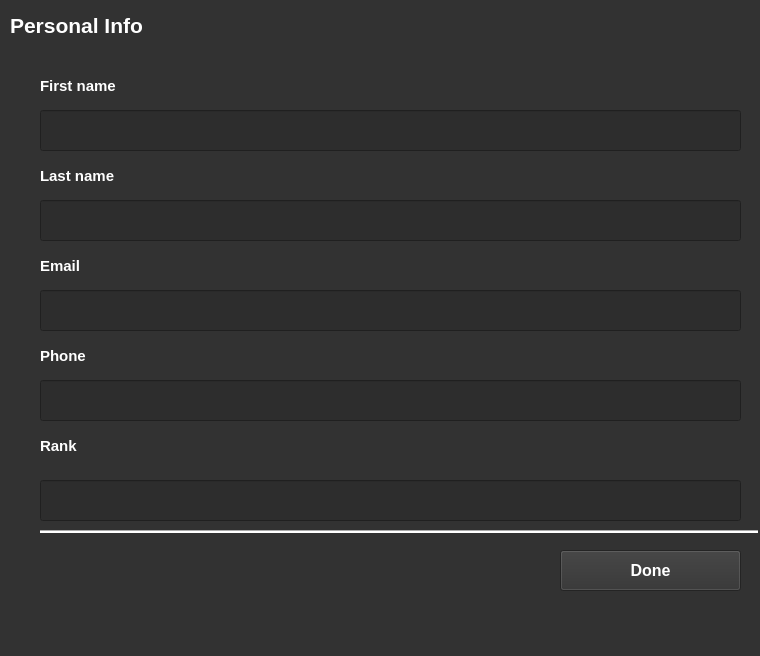
<?xml version="1.0" encoding="UTF-8"?>
<ui version="4.0">
 <class>Form</class>
 <widget class="QWidget" name="Form">
  <property name="geometry">
   <rect>
    <x>0</x>
    <y>0</y>
    <width>760</width>
    <height>656</height>
   </rect>
  </property>
  <property name="windowTitle">
   <string>Form</string>
  </property>
  <property name="styleSheet">
   <string notr="true">background-color: rgb(50, 50, 50);
</string>
  </property>
  <widget class="QLabel" name="label_6">
   <property name="geometry">
    <rect>
     <x>10</x>
     <y>10</y>
     <width>201</width>
     <height>31</height>
    </rect>
   </property>
   <property name="font">
    <font>
     <pointsize>16</pointsize>
     <weight>75</weight>
     <bold>true</bold>
    </font>
   </property>
   <property name="styleSheet">
    <string notr="true">color:rgb(255, 255, 255);</string>
   </property>
   <property name="text">
    <string>Personal Info</string>
   </property>
  </widget>
  <widget class="Line" name="line_10">
   <property name="geometry">
    <rect>
     <x>350</x>
     <y>530</y>
     <width>118</width>
     <height>3</height>
    </rect>
   </property>
   <property name="styleSheet">
    <string notr="true">background-color: rgb(255, 255, 255);</string>
   </property>
   <property name="orientation">
    <enum>Qt::Horizontal</enum>
   </property>
  </widget>
  <widget class="QLabel" name="label_9">
   <property name="geometry">
    <rect>
     <x>40</x>
     <y>160</y>
     <width>201</width>
     <height>31</height>
    </rect>
   </property>
   <property name="font">
    <font>
     <pointsize>11</pointsize>
     <weight>75</weight>
     <bold>true</bold>
    </font>
   </property>
   <property name="styleSheet">
    <string notr="true">color:rgb(255, 255, 255);</string>
   </property>
   <property name="text">
    <string>Last name</string>
   </property>
  </widget>
  <widget class="Line" name="line_8">
   <property name="geometry">
    <rect>
     <x>640</x>
     <y>530</y>
     <width>118</width>
     <height>3</height>
    </rect>
   </property>
   <property name="styleSheet">
    <string notr="true">background-color: rgb(255, 255, 255);
</string>
   </property>
   <property name="orientation">
    <enum>Qt::Horizontal</enum>
   </property>
  </widget>
  <widget class="Line" name="line_11">
   <property name="geometry">
    <rect>
     <x>130</x>
     <y>530</y>
     <width>118</width>
     <height>3</height>
    </rect>
   </property>
   <property name="styleSheet">
    <string notr="true">background-color: rgb(255, 255, 255);
</string>
   </property>
   <property name="orientation">
    <enum>Qt::Horizontal</enum>
   </property>
  </widget>
  <widget class="QPushButton" name="done_bt">
   <property name="geometry">
    <rect>
     <x>560</x>
     <y>550</y>
     <width>181</width>
     <height>41</height>
    </rect>
   </property>
   <property name="font">
    <font>
     <pointsize>12</pointsize>
     <weight>75</weight>
     <bold>true</bold>
    </font>
   </property>
   <property name="styleSheet">
    <string notr="true">color: rgb(255, 255, 255);
selection-color: rgb(255, 255, 255);
border-color: rgb(255, 255, 255);</string>
   </property>
   <property name="text">
    <string>Done</string>
   </property>
  </widget>
  <widget class="QLabel" name="label_12">
   <property name="geometry">
    <rect>
     <x>40</x>
     <y>430</y>
     <width>201</width>
     <height>31</height>
    </rect>
   </property>
   <property name="font">
    <font>
     <pointsize>11</pointsize>
     <weight>75</weight>
     <bold>true</bold>
    </font>
   </property>
   <property name="styleSheet">
    <string notr="true">color:rgb(255, 255, 255);</string>
   </property>
   <property name="text">
    <string>Rank</string>
   </property>
  </widget>
  <widget class="Line" name="line_13">
   <property name="geometry">
    <rect>
     <x>240</x>
     <y>530</y>
     <width>118</width>
     <height>3</height>
    </rect>
   </property>
   <property name="styleSheet">
    <string notr="true">background-color: rgb(255, 255, 255);</string>
   </property>
   <property name="orientation">
    <enum>Qt::Horizontal</enum>
   </property>
  </widget>
  <widget class="Line" name="line_9">
   <property name="geometry">
    <rect>
     <x>570</x>
     <y>530</y>
     <width>118</width>
     <height>3</height>
    </rect>
   </property>
   <property name="styleSheet">
    <string notr="true">background-color: rgb(255, 255, 255);
</string>
   </property>
   <property name="orientation">
    <enum>Qt::Horizontal</enum>
   </property>
  </widget>
  <widget class="Line" name="line_12">
   <property name="geometry">
    <rect>
     <x>40</x>
     <y>530</y>
     <width>118</width>
     <height>3</height>
    </rect>
   </property>
   <property name="styleSheet">
    <string notr="true">background-color: rgb(255, 255, 255);
</string>
   </property>
   <property name="orientation">
    <enum>Qt::Horizontal</enum>
   </property>
  </widget>
  <widget class="QLabel" name="label_11">
   <property name="geometry">
    <rect>
     <x>40</x>
     <y>340</y>
     <width>201</width>
     <height>31</height>
    </rect>
   </property>
   <property name="font">
    <font>
     <pointsize>11</pointsize>
     <weight>75</weight>
     <bold>true</bold>
    </font>
   </property>
   <property name="styleSheet">
    <string notr="true">color:rgb(255, 255, 255);</string>
   </property>
   <property name="text">
    <string>Phone</string>
   </property>
  </widget>
  <widget class="Line" name="line_14">
   <property name="geometry">
    <rect>
     <x>460</x>
     <y>530</y>
     <width>118</width>
     <height>3</height>
    </rect>
   </property>
   <property name="styleSheet">
    <string notr="true">background-color: rgb(255, 255, 255);</string>
   </property>
   <property name="orientation">
    <enum>Qt::Horizontal</enum>
   </property>
  </widget>
  <widget class="QLabel" name="label_7">
   <property name="geometry">
    <rect>
     <x>40</x>
     <y>70</y>
     <width>201</width>
     <height>31</height>
    </rect>
   </property>
   <property name="font">
    <font>
     <pointsize>11</pointsize>
     <weight>75</weight>
     <bold>true</bold>
    </font>
   </property>
   <property name="styleSheet">
    <string notr="true">color:rgb(255, 255, 255);</string>
   </property>
   <property name="text">
    <string>First name</string>
   </property>
  </widget>
  <widget class="QLabel" name="label_10">
   <property name="geometry">
    <rect>
     <x>40</x>
     <y>250</y>
     <width>201</width>
     <height>31</height>
    </rect>
   </property>
   <property name="font">
    <font>
     <pointsize>11</pointsize>
     <weight>75</weight>
     <bold>true</bold>
    </font>
   </property>
   <property name="styleSheet">
    <string notr="true">color:rgb(255, 255, 255);</string>
   </property>
   <property name="text">
    <string>Email</string>
   </property>
  </widget>
  <widget class="QLineEdit" name="first_name_Edit">
   <property name="geometry">
    <rect>
     <x>40</x>
     <y>110</y>
     <width>701</width>
     <height>41</height>
    </rect>
   </property>
   <property name="styleSheet">
    <string notr="true">background-color: rgb(45, 45, 45);
font: 75 11pt &quot;MS Shell Dlg 2&quot;;
color:#FFF;
</string>
   </property>
  </widget>
  <widget class="QLineEdit" name="last_name_Edit">
   <property name="geometry">
    <rect>
     <x>40</x>
     <y>200</y>
     <width>701</width>
     <height>41</height>
    </rect>
   </property>
   <property name="styleSheet">
    <string notr="true">background-color: rgb(45, 45, 45);
font: 75 11pt &quot;MS Shell Dlg 2&quot;;
color:#FFF;
</string>
   </property>
  </widget>
  <widget class="QLineEdit" name="email_Edit">
   <property name="geometry">
    <rect>
     <x>40</x>
     <y>290</y>
     <width>701</width>
     <height>41</height>
    </rect>
   </property>
   <property name="styleSheet">
    <string notr="true">background-color: rgb(45, 45, 45);
font: 75 11pt &quot;MS Shell Dlg 2&quot;;
color:#FFF;
</string>
   </property>
  </widget>
  <widget class="QLineEdit" name="phone_Edit">
   <property name="geometry">
    <rect>
     <x>40</x>
     <y>380</y>
     <width>701</width>
     <height>41</height>
    </rect>
   </property>
   <property name="styleSheet">
    <string notr="true">background-color: rgb(45, 45, 45);
font: 75 11pt &quot;MS Shell Dlg 2&quot;;
color:#FFF;</string>
   </property>
  </widget>
  <widget class="QLineEdit" name="rank_Edit">
   <property name="geometry">
    <rect>
     <x>40</x>
     <y>480</y>
     <width>701</width>
     <height>41</height>
    </rect>
   </property>
   <property name="styleSheet">
    <string notr="true">background-color: rgb(45, 45, 45);
font: 75 11pt &quot;MS Shell Dlg 2&quot;;
color:#FFF;</string>
   </property>
  </widget>
 </widget>
 <resources/>
 <connections/>
</ui>
